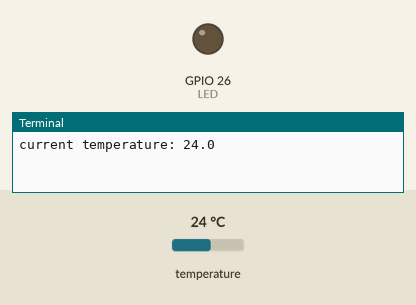
Simulated run of this program. Board: Raspberry Pi (BCM pin numbers). On the bench: output pins drawn as LEDs (lit = HIGH), the last lines printed to the terminal. The inputs (shaded band) are chosen by the test bench; at power-on: temperature 24 °C.

Above: at 1.2 s.
1.3 s: temperature set to 29.3 °C
2.8 s: temperature set to 30.6 °C
At 3.3 s:
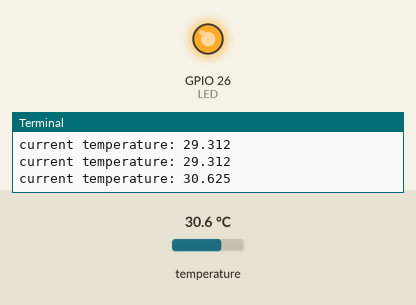
4.5 s: temperature set to 12 °C
At 5.7 s:
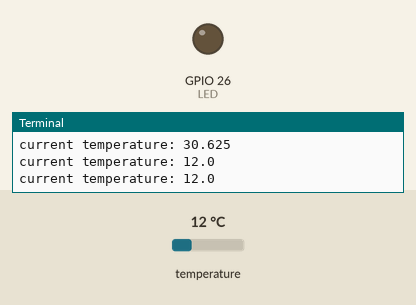
6.0 s: temperature set to 33 °C
At 6.9 s:
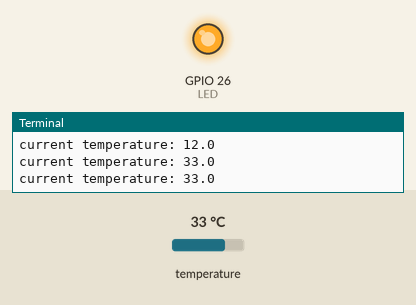
Timing chart, 0 to 8.5 s (numbered marks = the images above; inputs shaded):
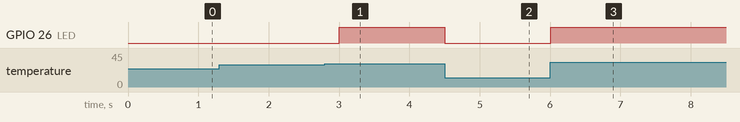

Measured:
- the behaviour switches between 30 and 30.1 °C on temperature (found by bisection; images 0 and 1)
- after the input at 2.8 s, GPIO 26 (LED): LOW → HIGH after 0.20 s
- after the input at 4.5 s, GPIO 26 (LED): HIGH → LOW at once
- after the input at 6.0 s, GPIO 26 (LED): LOW → HIGH at once

The program:

therm.py
```python
import RPi.GPIO as GPIO
import time
GPIO.setwarnings(False)

LED = 26
GPIO.setmode(GPIO.BCM)
GPIO.setup(LED, GPIO.OUT)
pwm = GPIO.PWM(LED, 50)
pwm.start(0)
pwm.ChangeDutyCycle(0)

import glob

if __name__ == "__main__":
    while True:
        for name in glob.glob('/sys/bus/w1/devices/28*'):
            name+='/w1_slave'
            with open(name, 'r') as f:
                contents = f.readlines()
                s = contents[1].find('t=')
                s = s + 2
                temp = int(contents[1][s:]) / 1000
                print('current temperature:', temp)
            if temp > 30:
                pwm.ChangeDutyCycle(100)
            else:
                pwm.ChangeDutyCycle(0)
```
